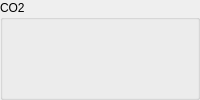
      <widget class="ClickableQGroupBox" name="CO2GroupBox">
       <property name="toolTip">
        <string notr="true"/>
       </property>
       <property name="accessibleDescription">
        <string notr="true"/>
       </property>
       <property name="title">
        <string notr="true">CO2</string>
       </property>
       <layout class="QVBoxLayout" name="CO2GroupBoxVerticalLayout">
        <property name="spacing">
         <number>5</number>
        </property>
        <property name="leftMargin">
         <number>0</number>
        </property>
        <property name="topMargin">
         <number>0</number>
        </property>
        <property name="rightMargin">
         <number>0</number>
        </property>
        <property name="bottomMargin">
         <number>2</number>
        </property>
        <item>
         <layout class="QHBoxLayout" name="horizontalLayout_11">
          <item>
           <widget class="QLabel" name="preheatCO2label">
            <property name="font">
             <font>
              <pointsize>11</pointsize>
             </font>
            </property>
            <property name="toolTip">
             <string notr="true"/>
            </property>
            <property name="accessibleDescription">
             <string notr="true"/>
            </property>
            <property name="text">
             <string notr="true"/>
            </property>
            <property name="alignment">
             <set>Qt::AlignCenter</set>
            </property>
           </widget>
          </item>
          <item>
           <widget class="QLabel" name="BBPCO2label">
            <property name="font">
             <font>
              <pointsize>11</pointsize>
             </font>
            </property>
            <property name="toolTip">
             <string notr="true"/>
            </property>
            <property name="accessibleDescription">
             <string notr="true"/>
            </property>
            <property name="text">
             <string notr="true"/>
            </property>
            <property name="alignment">
             <set>Qt::AlignCenter</set>
            </property>
           </widget>
          </item>
          <item>
           <widget class="QLabel" name="roastCO2label">
            <property name="font">
             <font>
              <pointsize>11</pointsize>
             </font>
            </property>
            <property name="toolTip">
             <string notr="true"/>
            </property>
            <property name="accessibleDescription">
             <string notr="true"/>
            </property>
            <property name="text">
             <string notr="true"/>
            </property>
            <property name="alignment">
             <set>Qt::AlignCenter</set>
            </property>
           </widget>
          </item>
         </layout>
        </item>
        <item>
         <widget class="QLabel" name="totalCO2Label">
          <property name="palette">
           <palette>
            <active>
             <colorrole role="WindowText">
              <brush brushstyle="SolidPattern">
               <color alpha="255">
                <red>17</red>
                <green>103</green>
                <blue>163</blue>
               </color>
              </brush>
             </colorrole>
            </active>
            <inactive>
             <colorrole role="WindowText">
              <brush brushstyle="SolidPattern">
               <color alpha="255">
                <red>17</red>
                <green>103</green>
                <blue>163</blue>
               </color>
              </brush>
             </colorrole>
            </inactive>
            <disabled>
             <colorrole role="WindowText">
              <brush brushstyle="SolidPattern">
               <color alpha="63">
                <red>0</red>
                <green>0</green>
                <blue>0</blue>
               </color>
              </brush>
             </colorrole>
            </disabled>
           </palette>
          </property>
          <property name="font">
           <font>
            <pointsize>20</pointsize>
            <bold>true</bold>
           </font>
          </property>
          <property name="toolTip">
           <string notr="true"/>
          </property>
          <property name="accessibleDescription">
           <string notr="true"/>
          </property>
          <property name="text">
           <string notr="true"/>
          </property>
          <property name="alignment">
           <set>Qt::AlignCenter</set>
          </property>
         </widget>
        </item>
        <item>
         <widget class="QLabel" name="CO2perKgCoffeeLabel">
          <property name="font">
           <font>
            <pointsize>11</pointsize>
           </font>
          </property>
          <property name="toolTip">
           <string notr="true"/>
          </property>
          <property name="accessibleDescription">
           <string notr="true"/>
          </property>
          <property name="text">
           <string notr="true"/>
          </property>
          <property name="alignment">
           <set>Qt::AlignCenter</set>
          </property>
         </widget>
        </item>
       </layout>
      </widget>
